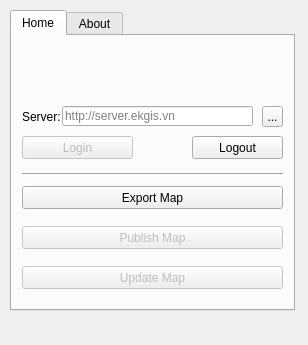
<?xml version="1.0" encoding="UTF-8"?>
<ui version="4.0">
 <class>EKMapServerPublisherDockWidgetBase</class>
 <widget class="QDockWidget" name="EKMapServerPublisherDockWidgetBase">
  <property name="windowModality">
   <enum>Qt::NonModal</enum>
  </property>
  <property name="geometry">
   <rect>
    <x>0</x>
    <y>0</y>
    <width>308</width>
    <height>345</height>
   </rect>
  </property>
  <property name="sizePolicy">
   <sizepolicy hsizetype="Preferred" vsizetype="Preferred">
    <horstretch>0</horstretch>
    <verstretch>0</verstretch>
   </sizepolicy>
  </property>
  <property name="minimumSize">
   <size>
    <width>308</width>
    <height>345</height>
   </size>
  </property>
  <property name="maximumSize">
   <size>
    <width>308</width>
    <height>345</height>
   </size>
  </property>
  <property name="palette">
   <palette>
    <active/>
    <inactive/>
    <disabled/>
   </palette>
  </property>
  <property name="styleSheet">
   <string notr="true"/>
  </property>
  <property name="windowTitle">
   <string>eKMap Server Publisher</string>
  </property>
  <widget class="QWidget" name="dockWidgetContents">
   <property name="minimumSize">
    <size>
     <width>308</width>
     <height>280</height>
    </size>
   </property>
   <property name="maximumSize">
    <size>
     <width>308</width>
     <height>400</height>
    </size>
   </property>
   <widget class="QTabWidget" name="tabWidget">
    <property name="geometry">
     <rect>
      <x>10</x>
      <y>10</y>
      <width>285</width>
      <height>301</height>
     </rect>
    </property>
    <property name="currentIndex">
     <number>0</number>
    </property>
    <widget class="QWidget" name="tabHome">
     <attribute name="title">
      <string>Home</string>
     </attribute>
     <widget class="QLabel" name="label">
      <property name="geometry">
       <rect>
        <x>10</x>
        <y>70</y>
        <width>41</width>
        <height>21</height>
       </rect>
      </property>
      <property name="text">
       <string>Server:</string>
      </property>
     </widget>
     <widget class="QLineEdit" name="txtServer">
      <property name="geometry">
       <rect>
        <x>50</x>
        <y>70</y>
        <width>191</width>
        <height>20</height>
       </rect>
      </property>
      <property name="text">
       <string/>
      </property>
      <property name="placeholderText">
       <string>http://server.ekgis.vn</string>
      </property>
     </widget>
     <widget class="QToolButton" name="btnSaveConfig">
      <property name="geometry">
       <rect>
        <x>250</x>
        <y>70</y>
        <width>21</width>
        <height>21</height>
       </rect>
      </property>
      <property name="acceptDrops">
       <bool>false</bool>
      </property>
      <property name="toolTip">
       <string>Save server</string>
      </property>
      <property name="text">
       <string>...</string>
      </property>
      <property name="icon">
       <iconset>
        <normaloff>:/plugins/ekmap_server_publisher/ui/img/icon.png</normaloff>:/plugins/ekmap_server_publisher/ui/img/icon.png</iconset>
      </property>
     </widget>
     <widget class="Line" name="line">
      <property name="geometry">
       <rect>
        <x>10</x>
        <y>130</y>
        <width>261</width>
        <height>16</height>
       </rect>
      </property>
      <property name="orientation">
       <enum>Qt::Horizontal</enum>
      </property>
     </widget>
     <widget class="QPushButton" name="btnExportMap">
      <property name="geometry">
       <rect>
        <x>10</x>
        <y>150</y>
        <width>261</width>
        <height>23</height>
       </rect>
      </property>
      <property name="text">
       <string>Export Map</string>
      </property>
     </widget>
     <widget class="QPushButton" name="btnPublishMap">
      <property name="enabled">
       <bool>false</bool>
      </property>
      <property name="geometry">
       <rect>
        <x>10</x>
        <y>190</y>
        <width>261</width>
        <height>23</height>
       </rect>
      </property>
      <property name="text">
       <string>Publish Map</string>
      </property>
     </widget>
     <widget class="QPushButton" name="btnLogin">
      <property name="enabled">
       <bool>false</bool>
      </property>
      <property name="geometry">
       <rect>
        <x>10</x>
        <y>100</y>
        <width>111</width>
        <height>23</height>
       </rect>
      </property>
      <property name="text">
       <string>Login</string>
      </property>
     </widget>
     <widget class="QLabel" name="lblWelcome">
      <property name="geometry">
       <rect>
        <x>10</x>
        <y>100</y>
        <width>171</width>
        <height>20</height>
       </rect>
      </property>
      <property name="text">
       <string>Login as Developer</string>
      </property>
     </widget>
     <widget class="QPushButton" name="btnLogout">
      <property name="geometry">
       <rect>
        <x>180</x>
        <y>100</y>
        <width>91</width>
        <height>23</height>
       </rect>
      </property>
      <property name="text">
       <string>Logout</string>
      </property>
     </widget>
     <widget class="QLabel" name="logo">
      <property name="enabled">
       <bool>true</bool>
      </property>
      <property name="geometry">
       <rect>
        <x>0</x>
        <y>10</y>
        <width>290</width>
        <height>50</height>
       </rect>
      </property>
      <property name="minimumSize">
       <size>
        <width>290</width>
        <height>50</height>
       </size>
      </property>
      <property name="maximumSize">
       <size>
        <width>290</width>
        <height>50</height>
       </size>
      </property>
      <property name="font">
       <font>
        <family>Cambria</family>
        <pointsize>32</pointsize>
        <weight>50</weight>
        <bold>false</bold>
        <stylestrategy>PreferDefault</stylestrategy>
       </font>
      </property>
      <property name="styleSheet">
       <string notr="true">#logo{color:#4bb49d}</string>
      </property>
      <property name="frameShape">
       <enum>QFrame::NoFrame</enum>
      </property>
      <property name="text">
       <string>&lt;html&gt;&lt;head/&gt;&lt;body&gt;&lt;p&gt;&lt;a href=&quot;http://ekgis.com.vn/&quot;&gt;&lt;span style=&quot; text-decoration: underline; color:#0000ff;&quot;/&gt;&lt;img width=&quot;123&quot; height=&quot;50&quot; src=&quot;:/plugins/ekmap_server_publisher/ui/img/ekgislogo.png&quot;/&gt;&lt;/a&gt;&lt;/p&gt;&lt;/body&gt;&lt;/html&gt;</string>
      </property>
      <property name="textFormat">
       <enum>Qt::RichText</enum>
      </property>
      <property name="alignment">
       <set>Qt::AlignCenter</set>
      </property>
      <property name="openExternalLinks">
       <bool>true</bool>
      </property>
     </widget>
     <widget class="QPushButton" name="btnUpdateMap">
      <property name="enabled">
       <bool>false</bool>
      </property>
      <property name="geometry">
       <rect>
        <x>10</x>
        <y>230</y>
        <width>261</width>
        <height>23</height>
       </rect>
      </property>
      <property name="text">
       <string>Update Map</string>
      </property>
     </widget>
     <zorder>lblWelcome</zorder>
     <zorder>label</zorder>
     <zorder>txtServer</zorder>
     <zorder>btnSaveConfig</zorder>
     <zorder>line</zorder>
     <zorder>btnExportMap</zorder>
     <zorder>btnPublishMap</zorder>
     <zorder>btnLogin</zorder>
     <zorder>btnLogout</zorder>
     <zorder>logo</zorder>
     <zorder>btnUpdateMap</zorder>
    </widget>
    <widget class="QWidget" name="tabAbout">
     <attribute name="title">
      <string>About</string>
     </attribute>
     <widget class="QLabel" name="label_2">
      <property name="geometry">
       <rect>
        <x>10</x>
        <y>60</y>
        <width>121</width>
        <height>16</height>
       </rect>
      </property>
      <property name="text">
       <string>&lt;html&gt;&lt;head/&gt;&lt;body&gt;&lt;p&gt;&lt;span style=&quot; font-weight:600;&quot;&gt;Plugin version:&lt;/span&gt; 2.1.0&lt;/p&gt;&lt;/body&gt;&lt;/html&gt;</string>
      </property>
      <property name="textFormat">
       <enum>Qt::RichText</enum>
      </property>
     </widget>
     <widget class="QLabel" name="label_3">
      <property name="geometry">
       <rect>
        <x>160</x>
        <y>60</y>
        <width>71</width>
        <height>16</height>
       </rect>
      </property>
      <property name="text">
       <string>&lt;html&gt;&lt;head/&gt;&lt;body&gt;&lt;p&gt;&lt;a href=&quot;http://ekgis.com.vn/&quot;&gt;&lt;span style=&quot; text-decoration: underline; color:#0000ff;&quot;&gt;Privacy Policy&lt;/span&gt;&lt;/a&gt;&lt;/p&gt;&lt;/body&gt;&lt;/html&gt;</string>
      </property>
      <property name="openExternalLinks">
       <bool>true</bool>
      </property>
     </widget>
     <widget class="QTextEdit" name="textEdit">
      <property name="geometry">
       <rect>
        <x>10</x>
        <y>80</y>
        <width>261</width>
        <height>181</height>
       </rect>
      </property>
      <property name="readOnly">
       <bool>true</bool>
      </property>
      <property name="html">
       <string>&lt;!DOCTYPE HTML PUBLIC &quot;-//W3C//DTD HTML 4.0//EN&quot; &quot;http://www.w3.org/TR/REC-html40/strict.dtd&quot;&gt;
&lt;html&gt;&lt;head&gt;&lt;meta name=&quot;qrichtext&quot; content=&quot;1&quot; /&gt;&lt;style type=&quot;text/css&quot;&gt;
p, li { white-space: pre-wrap; }
&lt;/style&gt;&lt;/head&gt;&lt;body style=&quot; font-family:'MS Shell Dlg 2'; font-size:8.25pt; font-weight:400; font-style:normal;&quot;&gt;
&lt;p align=&quot;center&quot; style=&quot; margin-top:0px; margin-bottom:0px; margin-left:0px; margin-right:0px; -qt-block-indent:0; text-indent:0px;&quot;&gt;&lt;span style=&quot; font-size:8pt; font-weight:600;&quot;&gt;Publish maps on eKMap Server&lt;/span&gt;&lt;span style=&quot; font-size:8pt;&quot;&gt; &lt;/span&gt;&lt;/p&gt;
&lt;p align=&quot;center&quot; style=&quot; margin-top:12px; margin-bottom:0px; margin-left:0px; margin-right:0px; -qt-block-indent:0; text-indent:0px;&quot;&gt;&lt;span style=&quot; font-size:8pt; font-weight:600;&quot;&gt;The eKMap Server Publisher-Plugin is developed by:&lt;/span&gt;&lt;span style=&quot; font-size:8pt;&quot;&gt; &lt;/span&gt;&lt;/p&gt;
&lt;p align=&quot;center&quot; style=&quot; margin-top:12px; margin-bottom:12px; margin-left:0px; margin-right:0px; -qt-block-indent:0; text-indent:0px;&quot;&gt;&lt;span style=&quot; font-size:8pt;&quot;&gt;Developers of eKGIS JSC&lt;/span&gt;&lt;/p&gt;
&lt;p align=&quot;center&quot; style=&quot; margin-top:12px; margin-bottom:12px; margin-left:0px; margin-right:0px; -qt-block-indent:0; text-indent:0px;&quot;&gt;&lt;span style=&quot; font-size:8pt;&quot;&gt;GEOGRAPHIC INFORMATION TECHNOLOGY JOINT STOCK COMPANY EK&lt;/span&gt;&lt;/p&gt;
&lt;p style=&quot; margin-top:12px; margin-bottom:12px; margin-left:0px; margin-right:0px; -qt-block-indent:0; text-indent:0px;&quot;&gt;&lt;span style=&quot; font-size:8pt; font-weight:600;&quot;&gt;Contact:&lt;/span&gt;&lt;/p&gt;
&lt;p style=&quot; margin-top:12px; margin-bottom:12px; margin-left:0px; margin-right:0px; -qt-block-indent:0; text-indent:0px;&quot;&gt;&lt;span style=&quot; font-size:8pt;&quot;&gt;7th Floor, Lotus Building, No. 2 Duy Tan, Dich Vong Hau Ward, Cau Giay District, Hanoi&lt;/span&gt;&lt;/p&gt;
&lt;p style=&quot; margin-top:0px; margin-bottom:0px; margin-left:0px; margin-right:0px; -qt-block-indent:0; text-indent:0px;&quot;&gt;&lt;span style=&quot; font-size:8pt;&quot;&gt;(+84) 46 251 0750&lt;/span&gt;&lt;/p&gt;
&lt;p style=&quot; margin-top:0px; margin-bottom:0px; margin-left:0px; margin-right:0px; -qt-block-indent:0; text-indent:0px;&quot;&gt;&lt;span style=&quot; font-size:8pt;&quot;&gt;info@ekgis.com.vn&lt;/span&gt;&lt;/p&gt;
&lt;p style=&quot; margin-top:12px; margin-bottom:12px; margin-left:0px; margin-right:0px; -qt-block-indent:0; text-indent:0px;&quot;&gt;&lt;span style=&quot; font-size:8pt; font-weight:600;&quot;&gt;Support Versions &lt;/span&gt;&lt;span style=&quot; font-size:8pt;&quot;&gt;:&lt;/span&gt;&lt;/p&gt;
&lt;ul style=&quot;margin-top: 0px; margin-bottom: 0px; margin-left: 0px; margin-right: 0px; -qt-list-indent: 1;&quot;&gt;&lt;li style=&quot; font-size:8pt;&quot; style=&quot; margin-top:12px; margin-bottom:0px; margin-left:0px; margin-right:0px; -qt-block-indent:0; text-indent:0px;&quot;&gt;QGIS: &lt;a href=&quot;https://qgis.org/downloads/QGIS-OSGeo4W-3.14.16-2-Setup-x86_64.exe&quot;&gt;&lt;span style=&quot; font-weight:600; text-decoration: underline; color:#0000ff;&quot;&gt;3.14.15-Pi&lt;/span&gt;&lt;/a&gt;&lt;/li&gt;
&lt;li style=&quot; font-size:8pt;&quot; style=&quot; margin-top:0px; margin-bottom:0px; margin-left:0px; margin-right:0px; -qt-block-indent:0; text-indent:0px;&quot;&gt;Python: 3.7.0 (v3.7.0:1bf9cc5093, Jun 27 2018, 04:59:51) [MSC v.1914 64 bit (AMD64)]&lt;/li&gt;
&lt;li style=&quot; font-size:8pt;&quot; style=&quot; margin-top:0px; margin-bottom:12px; margin-left:0px; margin-right:0px; -qt-block-indent:0; text-indent:0px;&quot;&gt;OS: Windows-10-10.0.19041&lt;/li&gt;&lt;/ul&gt;&lt;/body&gt;&lt;/html&gt;</string>
      </property>
     </widget>
     <widget class="QLabel" name="logo_2">
      <property name="enabled">
       <bool>true</bool>
      </property>
      <property name="geometry">
       <rect>
        <x>0</x>
        <y>0</y>
        <width>290</width>
        <height>50</height>
       </rect>
      </property>
      <property name="minimumSize">
       <size>
        <width>290</width>
        <height>50</height>
       </size>
      </property>
      <property name="maximumSize">
       <size>
        <width>290</width>
        <height>50</height>
       </size>
      </property>
      <property name="font">
       <font>
        <family>Cambria</family>
        <pointsize>32</pointsize>
        <weight>50</weight>
        <bold>false</bold>
        <stylestrategy>PreferDefault</stylestrategy>
       </font>
      </property>
      <property name="styleSheet">
       <string notr="true">#logo{color:#4bb49d}</string>
      </property>
      <property name="frameShape">
       <enum>QFrame::NoFrame</enum>
      </property>
      <property name="text">
       <string>&lt;html&gt;&lt;head/&gt;&lt;body&gt;&lt;p&gt;&lt;a href=&quot;http://ekgis.com.vn/&quot;&gt;&lt;span style=&quot; text-decoration: underline; color:#0000ff;&quot;/&gt;&lt;img src=&quot;:/plugins/ekmap_server_publisher/ui/img/ekgislogo.png&quot;/&gt;&lt;/a&gt;&lt;/p&gt;&lt;/body&gt;&lt;/html&gt;</string>
      </property>
      <property name="textFormat">
       <enum>Qt::RichText</enum>
      </property>
      <property name="alignment">
       <set>Qt::AlignCenter</set>
      </property>
      <property name="openExternalLinks">
       <bool>true</bool>
      </property>
     </widget>
    </widget>
   </widget>
   <widget class="QWidget" name="progressWidget" native="true">
    <property name="geometry">
     <rect>
      <x>10</x>
      <y>0</y>
      <width>281</width>
      <height>321</height>
     </rect>
    </property>
    <widget class="QProgressBar" name="progressBar">
     <property name="geometry">
      <rect>
       <x>10</x>
       <y>130</y>
       <width>261</width>
       <height>23</height>
      </rect>
     </property>
     <property name="value">
      <number>24</number>
     </property>
    </widget>
    <widget class="QLabel" name="lbMessage">
     <property name="geometry">
      <rect>
       <x>10</x>
       <y>160</y>
       <width>261</width>
       <height>20</height>
      </rect>
     </property>
     <property name="layoutDirection">
      <enum>Qt::LeftToRight</enum>
     </property>
     <property name="text">
      <string>TextLabel</string>
     </property>
     <property name="alignment">
      <set>Qt::AlignCenter</set>
     </property>
     <property name="wordWrap">
      <bool>true</bool>
     </property>
    </widget>
   </widget>
   <zorder>progressWidget</zorder>
   <zorder>tabWidget</zorder>
  </widget>
 </widget>
 <tabstops>
  <tabstop>tabWidget</tabstop>
  <tabstop>txtServer</tabstop>
  <tabstop>btnSaveConfig</tabstop>
  <tabstop>btnLogin</tabstop>
  <tabstop>btnExportMap</tabstop>
  <tabstop>btnPublishMap</tabstop>
  <tabstop>btnUpdateMap</tabstop>
  <tabstop>btnLogout</tabstop>
  <tabstop>textEdit</tabstop>
 </tabstops>
 <resources/>
 <connections/>
</ui>
